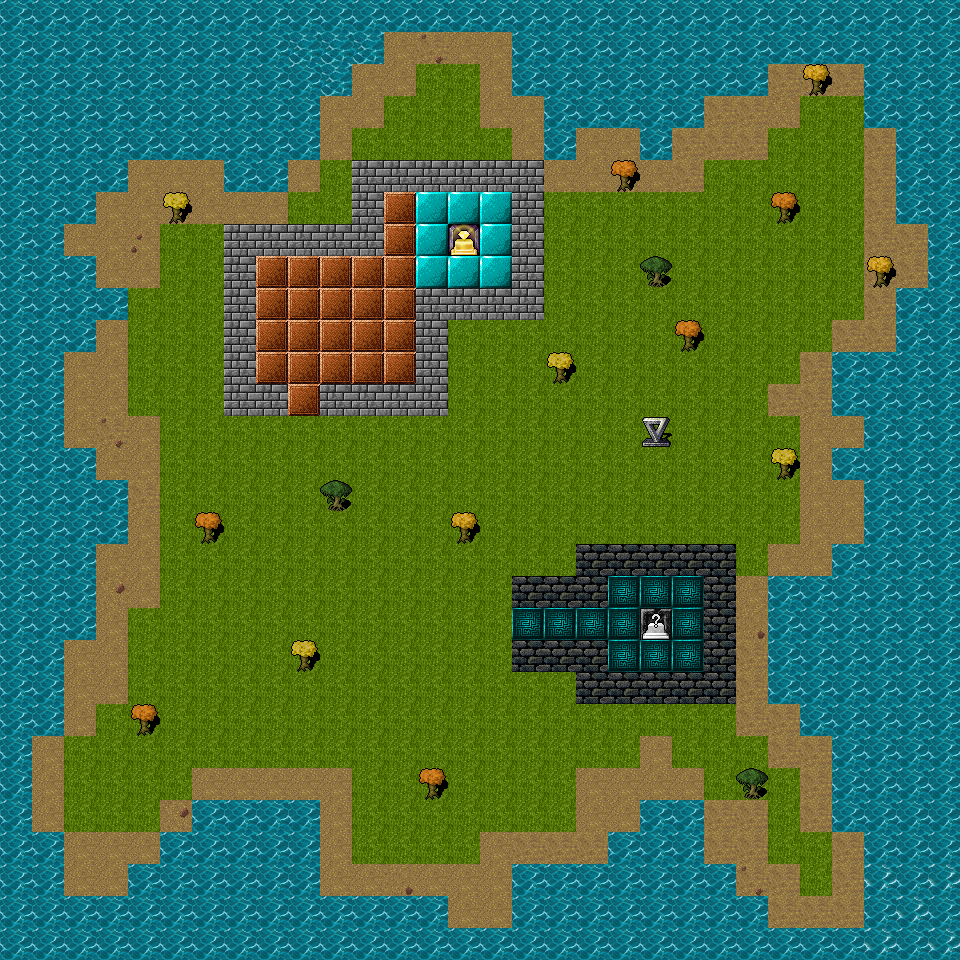

A 2D game scene composited from a Tiled map and its tileset images. What follows is a short description and the map's XML, with every tile layer's data as written:
An orthogonal 30x30 tile map with 32x32 px tiles, 2 tile layers (Background, Collision).

<map version="1.4" tiledversion="1.4.2" orientation="orthogonal" renderorder="right-down" width="30" height="30" tilewidth="32" tileheight="32" infinite="0" nextlayerid="4" nextobjectid="1">
 <editorsettings>
  <export target="Tilemap.csv" format="csv" />
 </editorsettings>
 <tileset firstgid="1" source="Tiles.tsx" />
 <layer id="1" name="Background" width="30" height="30">
  <data encoding="csv">
1473,1473,1473,1473,1473,1473,1473,1473,1473,1473,1473,1473,1473,1473,1473,1473,1473,1473,1473,1473,1473,1473,1473,1473,1473,1473,1473,1473,1473,1473,
1473,1473,1473,1473,1473,1473,1473,1473,1473,1471,1471,1471,516,519,516,516,1473,1473,1473,1473,1473,1473,1473,1473,1473,1473,1473,1473,1473,1473,
1473,1473,1473,1473,1473,1473,1473,1473,1473,1473,1471,516,516,282,282,516,1473,1473,1473,1473,1473,1473,1473,1473,515,515,515,1473,1473,1473,
1473,1473,1473,1473,1473,1473,1473,1473,1473,1473,516,516,282,282,282,516,516,1473,1473,1473,1473,1473,515,515,517,282,282,1473,1473,1473,
1473,1473,1473,1473,1473,1473,1473,1473,1473,1473,516,282,282,282,282,282,516,1473,516,516,1473,515,515,515,282,282,282,515,1473,1473,
1473,1473,1473,1473,516,516,516,1473,1473,516,282,282,282,282,282,282,282,516,516,516,516,515,282,282,282,282,282,515,1473,1473,
1473,1473,1473,516,516,516,516,516,516,282,282,282,1131,1067,1067,1067,282,282,282,282,282,282,282,282,282,282,282,515,1473,1473,
1473,1473,516,516,520,282,282,282,282,282,282,1131,1131,1067,1092,1067,282,282,282,282,282,282,282,282,282,282,282,515,515,1473,
1473,1473,1473,516,516,282,282,282,1131,1131,1131,1131,1131,1067,1067,1067,282,282,282,282,282,282,282,282,282,282,282,515,515,1473,
1473,1473,1473,1473,282,282,282,361,1131,1131,1131,1131,1131,282,282,282,282,282,282,282,282,282,282,282,282,282,282,515,1473,1473,
1473,1473,1473,516,282,282,282,361,1131,1131,1131,1131,1131,282,282,282,282,282,282,282,282,282,282,282,282,282,515,515,1473,1473,
1473,1473,516,516,282,282,282,361,1131,1131,1131,1131,1131,361,282,282,282,282,282,282,282,282,282,282,282,515,1473,1473,1473,1473,
1473,1473,516,516,282,282,282,282,282,1131,361,282,282,282,282,282,282,282,282,282,282,282,282,282,515,515,1473,1473,1473,1473,
1473,1473,516,519,516,282,282,282,282,282,282,282,282,282,282,282,282,282,282,282,282,282,282,282,282,516,516,1473,1473,1473,
1473,1473,1473,516,516,282,282,282,282,282,282,282,282,282,282,282,282,282,282,282,282,282,282,282,282,516,1473,1473,1473,1473,
1473,1473,1473,1473,515,282,282,282,282,282,282,282,282,282,282,282,282,282,282,282,282,282,282,282,282,516,516,1473,1473,1473,
1473,1473,1473,1473,516,282,282,282,282,282,282,282,282,282,282,282,282,282,282,282,282,282,282,282,282,516,516,1473,1473,1473,
1473,1473,1473,516,516,282,282,282,282,282,282,282,282,282,282,282,282,282,1055,282,282,282,282,282,516,516,1473,1473,1473,1473,
1473,1473,1473,521,516,282,282,282,282,282,282,282,282,282,282,282,282,282,1055,1055,1055,1055,1055,516,1473,1473,1473,1473,1473,1473,
1473,1473,1473,516,282,282,282,282,282,282,282,282,282,282,282,282,1055,1055,1055,1055,1266,1055,282,522,1473,1473,1473,1473,1473,1473,
1473,1473,516,516,282,282,282,282,282,282,282,282,282,282,282,282,282,282,282,1055,1055,1055,282,515,1473,1473,1473,1473,1473,1473,
1473,1473,516,516,282,282,282,282,282,282,282,282,282,282,282,282,282,282,282,282,282,282,282,515,1473,1473,1473,1473,1473,1473,
1473,1473,516,282,282,282,282,282,282,282,282,282,282,282,282,282,282,282,282,282,282,282,282,515,515,1473,1473,1473,1473,1473,
1473,516,282,282,282,282,282,282,282,282,282,282,282,282,282,282,282,282,282,282,516,282,282,282,515,515,1473,1473,1473,1473,
1473,516,282,282,282,282,516,516,516,516,516,282,282,282,282,282,282,282,516,516,516,516,282,282,282,515,1473,1473,1473,1473,
1473,516,282,282,282,521,1473,1473,1473,1473,516,282,282,282,282,282,282,282,516,516,1473,1473,515,515,282,515,1473,1473,1473,1473,
1473,1473,516,516,516,1473,1473,1473,1473,1473,516,282,282,282,282,516,515,515,515,1473,1473,1473,515,515,282,282,515,1473,1473,1473,
1473,1473,516,516,1473,1473,1473,1473,1473,1473,516,516,522,516,516,516,1473,1473,1473,1473,1473,1473,1473,519,515,282,515,1476,1473,1476,
1473,1473,1473,1473,1473,1473,1473,1473,1473,1473,1473,1473,1473,1473,516,516,1473,1473,1473,1473,1473,1473,1473,1473,515,515,515,1473,1476,1473,
1473,1473,1473,1473,1473,1473,1473,1473,1473,1473,1473,1473,1473,1473,1473,1473,1473,1473,1473,1473,1473,1473,1473,1473,1473,1473,1473,1476,1473,1476
</data>
 </layer>
 <layer id="3" name="Collision" width="30" height="30">
  <data encoding="csv">
0,0,0,0,0,0,0,0,0,0,0,0,0,0,0,0,0,0,0,0,0,0,0,0,0,0,0,0,0,0,
0,0,0,0,0,0,0,0,0,0,0,0,0,0,0,0,0,0,0,0,0,0,0,0,0,0,0,0,0,0,
0,0,0,0,0,0,0,0,0,0,0,0,0,0,0,0,0,0,0,0,0,0,0,0,0,846,0,0,0,0,
0,0,0,0,0,0,0,0,0,0,0,0,0,0,0,0,0,0,0,0,0,0,0,0,0,0,0,0,0,0,
0,0,0,0,0,0,0,0,0,0,0,0,0,0,0,0,0,0,0,0,0,0,0,0,0,0,0,0,0,0,
0,0,0,0,0,0,0,0,0,0,0,1342,1342,1342,1342,1342,1342,0,0,847,0,0,0,0,0,0,0,0,0,0,
0,0,0,0,0,848,0,0,0,0,0,1342,0,0,0,0,1342,0,0,0,0,0,0,0,847,0,0,0,0,0,
0,0,0,0,0,0,0,1342,1342,1342,1342,1342,0,0,60,0,1342,0,0,0,0,0,0,0,0,0,0,0,0,0,
0,0,0,0,0,0,0,1342,0,0,0,0,0,0,0,0,1342,0,0,0,845,0,0,0,0,0,0,846,0,0,
0,0,0,0,0,0,0,1342,0,0,0,0,0,1342,1342,1342,1342,0,0,0,0,0,0,0,0,0,0,0,0,0,
0,0,0,0,0,0,0,1342,0,0,0,0,0,1342,0,0,0,0,0,0,0,847,0,0,0,0,0,0,0,0,
0,0,0,0,0,0,0,1342,0,0,0,0,0,1342,0,0,0,848,0,0,0,0,0,0,0,0,0,0,0,0,
0,0,0,0,0,0,0,1342,1342,0,1342,1342,1342,1342,0,0,0,0,0,0,0,0,0,0,0,0,0,0,0,0,
0,0,0,0,0,0,0,0,0,0,0,0,0,0,0,0,0,0,0,0,816,0,0,0,0,0,0,0,0,0,
0,0,0,0,0,0,0,0,0,0,0,0,0,0,0,0,0,0,0,0,0,0,0,0,848,0,0,0,0,0,
0,0,0,0,0,0,0,0,0,0,845,0,0,0,0,0,0,0,0,0,0,0,0,0,0,0,0,0,0,0,
0,0,0,0,0,0,847,0,0,0,0,0,0,0,846,0,0,0,0,0,0,0,0,0,0,0,0,0,0,0,
0,0,0,0,0,0,0,0,0,0,0,0,0,0,0,0,0,0,1034,1034,1034,1034,1034,0,0,0,0,0,0,0,
0,0,0,0,0,0,0,0,0,0,0,0,0,0,0,0,1034,1034,1034,0,0,0,1034,0,0,0,0,0,0,0,
0,0,0,0,0,0,0,0,0,0,0,0,0,0,0,0,0,0,0,0,76,0,1034,0,0,0,0,0,0,0,
0,0,0,0,0,0,0,0,0,848,0,0,0,0,0,0,1034,1034,1034,0,0,0,1034,0,0,0,0,0,0,0,
0,0,0,0,0,0,0,0,0,0,0,0,0,0,0,0,0,0,1034,1034,1034,1034,1034,0,0,0,0,0,0,0,
0,0,0,0,847,0,0,0,0,0,0,0,0,0,0,0,0,0,0,0,0,0,0,0,0,0,0,0,0,0,
0,0,0,0,0,0,0,0,0,0,0,0,0,0,0,0,0,0,0,0,0,0,0,0,0,0,0,0,0,0,
0,0,0,0,0,0,0,0,0,0,0,0,0,847,0,0,0,0,0,0,0,0,0,845,0,0,0,0,0,0,
0,0,0,0,0,0,0,0,0,0,0,0,0,0,0,0,0,0,0,0,0,0,0,0,0,0,0,0,0,0,
0,0,0,0,0,0,0,0,0,0,0,0,0,0,0,0,0,0,0,0,0,0,0,0,0,0,0,0,0,0,
0,0,0,0,0,0,0,0,0,0,0,0,0,0,0,0,0,0,0,0,0,0,0,0,0,0,0,0,0,0,
0,0,0,0,0,0,0,0,0,0,0,0,0,0,0,0,0,0,0,0,0,0,0,0,0,0,0,0,0,0,
0,0,0,0,0,0,0,0,0,0,0,0,0,0,0,0,0,0,0,0,0,0,0,0,0,0,0,0,0,0
</data>
 </layer>
</map>
